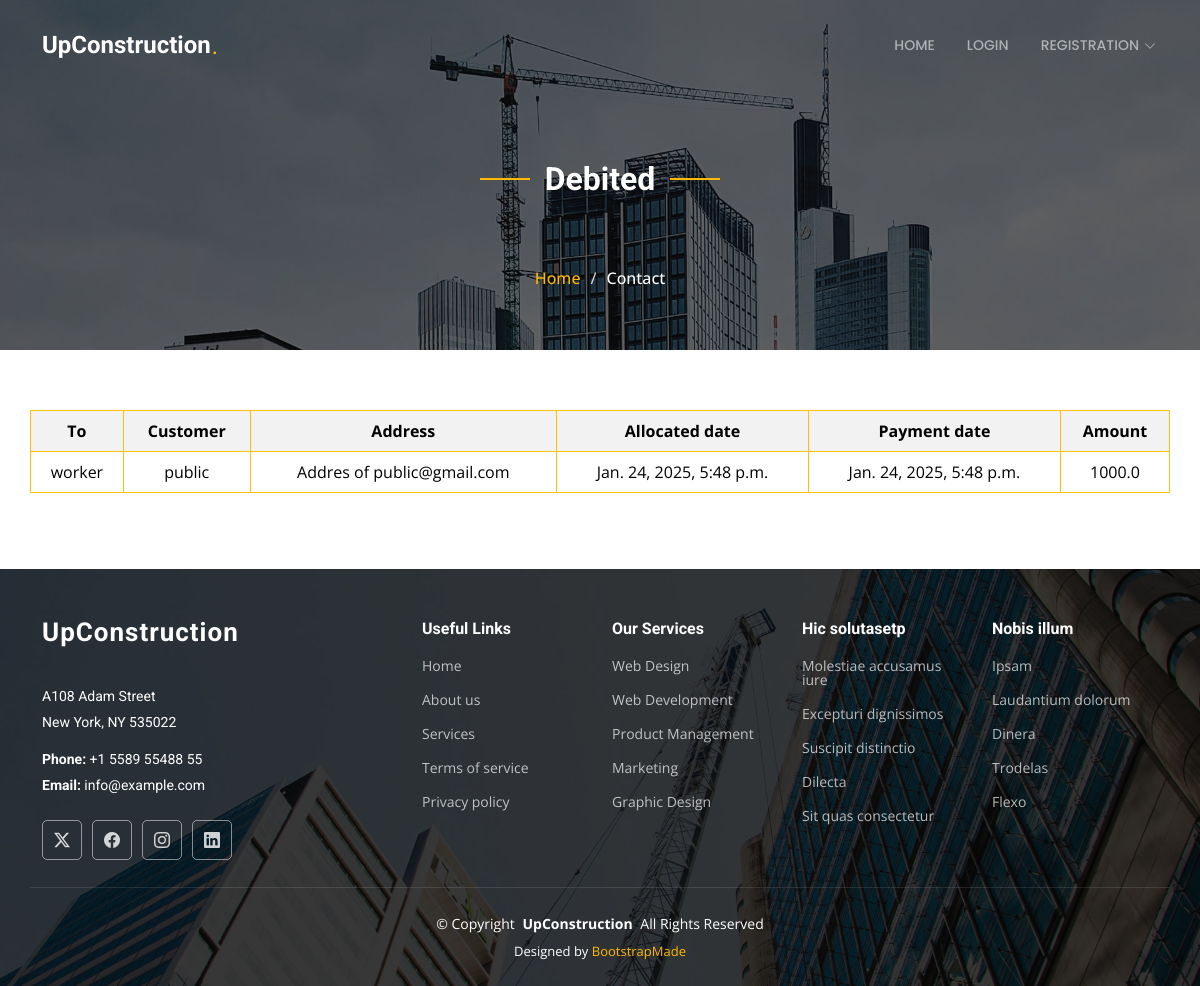
The page /contractor_vw_debits (signed in) on the database its author committed.
### buidingFaciliSysApp/models.py (models this page shows, shortened)
class payment_of_worker(models.Model):
    worker_allocation = models.ForeignKey(Worker_allocation, on_delete=models.CASCADE)
    payment_date = models.DateTimeField(auto_now=True)
    amount = models.FloatField()

class Worker_allocation(models.Model):
    worker = models.ForeignKey(Worker, on_delete=models.CASCADE)
    customer_request = models.ForeignKey(Customer_request, on_delete=models.CASCADE)
    allocation_date = models.DateTimeField(auto_now=True)
    allocation_status = models.BooleanField(default=False)
    work_status = models.BooleanField(default=False)
    payment_status = models.BooleanField(default=False)

class Worker(models.Model):
    user = models.OneToOneField(CustomUser, on_delete=models.CASCADE, primary_key=True)
    contractor = models.ForeignKey(Contractor, on_delete=models.CASCADE)
    name = models.CharField(max_length=100)
    email = models.EmailField(max_length=100)
    phone = models.CharField(max_length=15)
    address = models.TextField()
    city = models.CharField(max_length=50)
    state = models.CharField(max_length=50)
    zip = models.CharField(max_length=10)
    proof = models.FileField(upload_to='proofs/', null=True)
    update_cou = models.IntegerField(default=0)
    last_update = models.DateTimeField(auto_now=True)
    password = models.CharField(max_length=100)

class Customer_request(models.Model):
    user = models.ForeignKey(Customer, on_delete=models.CASCADE)
    contractor = models.ForeignKey(Contractor, on_delete=models.CASCADE)
    request = models.TextField()
    request_date = models.DateTimeField(auto_now=True)
    request_status = models.BooleanField(default=False)
    amount = models.FloatField(null=True)
    payment_status = models.BooleanField(default=False)

class Customer(models.Model):
    user = models.OneToOneField(CustomUser, on_delete=models.CASCADE, primary_key=True)
    name = models.CharField(max_length=100)
    email = models.EmailField(max_length=100)
    phone = models.CharField(max_length=15)
    address = models.TextField()
    city = models.CharField(max_length=50)
    state = models.CharField(max_length=50)
    zip = models.CharField(max_length=10)
    update_cou = models.IntegerField(default=0)
    last_update = models.DateTimeField(auto_now=True)
    password = models.CharField(max_length=100)

### buidingFaciliSysApp/views.py (the view)
# urls.py: path('contractor_vw_debits', views.contractor_vw_debits, name='contractor_vw_debits'),
def contractor_vw_debits(request):
    contractor_id = request.session.get('_auth_user_id')
    payments = payment_of_worker.objects.filter(worker_allocation__worker__contractor_id=contractor_id)
    return render(request, 'contractor_vw_debits.html', {'payments':payments})

### templates/contractor_vw_debits.html
{% include 'header.html' %}
    <div class="page-title dark-background" style="background-image: url(../static/assets/img/page-title-bg.jpg);">
        <div class="container position-relative">
            <div class="section-title">
                <h2>Debited</h2>
            </div>
          <nav class="breadcrumbs">
            <ol>
              <li><a href="\admin_home">Home</a></li>
              <li class="current">Contact</li>
            </ol>
          </nav>
        </div>
      </div>
    <section id="blog-posts" class="blog-posts section">
        <div class="container">
          <div class="row gy-4">
            <table class="table table-striped table-hover table-bordered border-warning table-responsive text-center">
                <tr>
                    <th>To</th>
                    <th>Customer</th>
                    <th>Address</th>
                    <th>Allocated date</th>
                    <th>Payment date</th>
                    <th>Amount</th>
                </tr>
                {% for payment in payments %}
                <tr>
                    <td>{{payment.worker_allocation.worker.name}}</td>
                    <td>{{payment.worker_allocation.customer_request.user.name}}</td>
                    <td>{{payment.worker_allocation.customer_request.user.address}}</td>
                    <td>{{payment.worker_allocation.allocation_date}}</td>
                    <td>{{payment.payment_date}}</td>
                    <td>{{payment.amount}}</td>
                </tr>
                {% endfor %}
            </table>
          </div>
        </div>
      </section>
{% include 'foot.html' %}

### static/assets/css/main.css (style rules this page uses)
:root { --default-font: "Open Sans", system-ui, -apple-system, "Segoe UI", Roboto, "Helvetica Neue", Arial, "Noto Sans", "Liberation Sans", sans-serif, "Apple Color Emoji", "Segoe UI Emoji", "Segoe UI Symbol", "Noto Color Emoji"; --heading-font: "Roboto", sans-serif; --nav-font: "Poppins", sans-serif; }
:root { --background-color: #ffffff; --default-color: #364d59; --heading-color: #52565e; --accent-color: #feb900; --surface-color: #ffffff; --contrast-color: #ffffff; }
:root { --nav-color: rgba(255, 255, 255, 0.55); --nav-hover-color: #ffffff; --nav-mobile-background-color: #ffffff; --nav-dropdown-background-color: #ffffff; --nav-dropdown-color: #212529; --nav-dropdown-hover-color: #feb900; }
.dark-background { --background-color: #060606; --default-color: #ffffff; --heading-color: #ffffff; --surface-color: #252525; --contrast-color: #ffffff; }
:root { scroll-behavior: smooth; }
body { color: var(--default-color); background-color: var(--background-color); font-family: var(--default-font); }
a { color: var(--accent-color); text-decoration: none; transition: 0.3s; }
h1, h2, h3, h4, h5, h6 { color: var(--heading-color); font-family: var(--heading-font); }
.page-title { color: var(--default-color); background-color: var(--background-color); background-size: cover; background-position: center; background-repeat: no-repeat; padding: 160px 0 60px 0; text-align: center; position: relative; }
.page-title:before { content: ""; background-color: color-mix(in srgb, var(--background-color), transparent 40%); position: absolute; inset: 0; }
.page-title .breadcrumbs ol { display: flex; flex-wrap: wrap; list-style: none; justify-content: center; padding: 0; margin: 0; font-size: 16px; font-weight: 500; }
.page-title .breadcrumbs ol li+li { padding-left: 10px; }
.page-title .breadcrumbs ol li+li::before { content: "/"; display: inline-block; padding-right: 10px; color: color-mix(in srgb, var(--default-color), transparent 20%); }
section, .section { color: var(--default-color); background-color: var(--background-color); padding: 60px 0; scroll-margin-top: 92px; overflow: clip; }
.section-title { text-align: center; padding-bottom: 60px; position: relative; }
.section-title h2 { font-size: 32px; font-weight: 700; position: relative; }
.section-title h2:before, .section-title h2:after { content: ""; width: 50px; height: 2px; background: var(--accent-color); display: inline-block; }
.section-title h2:before { margin: 0 15px 10px 0; }
.section-title h2:after { margin: 0 0 10px 15px; }

### rows shown on the page
payment_of_worker: worker_allocation.worker.name "worker", worker_allocation.customer_request.user.name "public", worker_allocation.customer_request.user.address "Addres of public@gmail.com", worker_allocation.allocation_date "Jan. 24, 2025, 5:48 p.m.", payment_date "Jan. 24, 2025, 5:48 p.m.", amount "1000.0"
